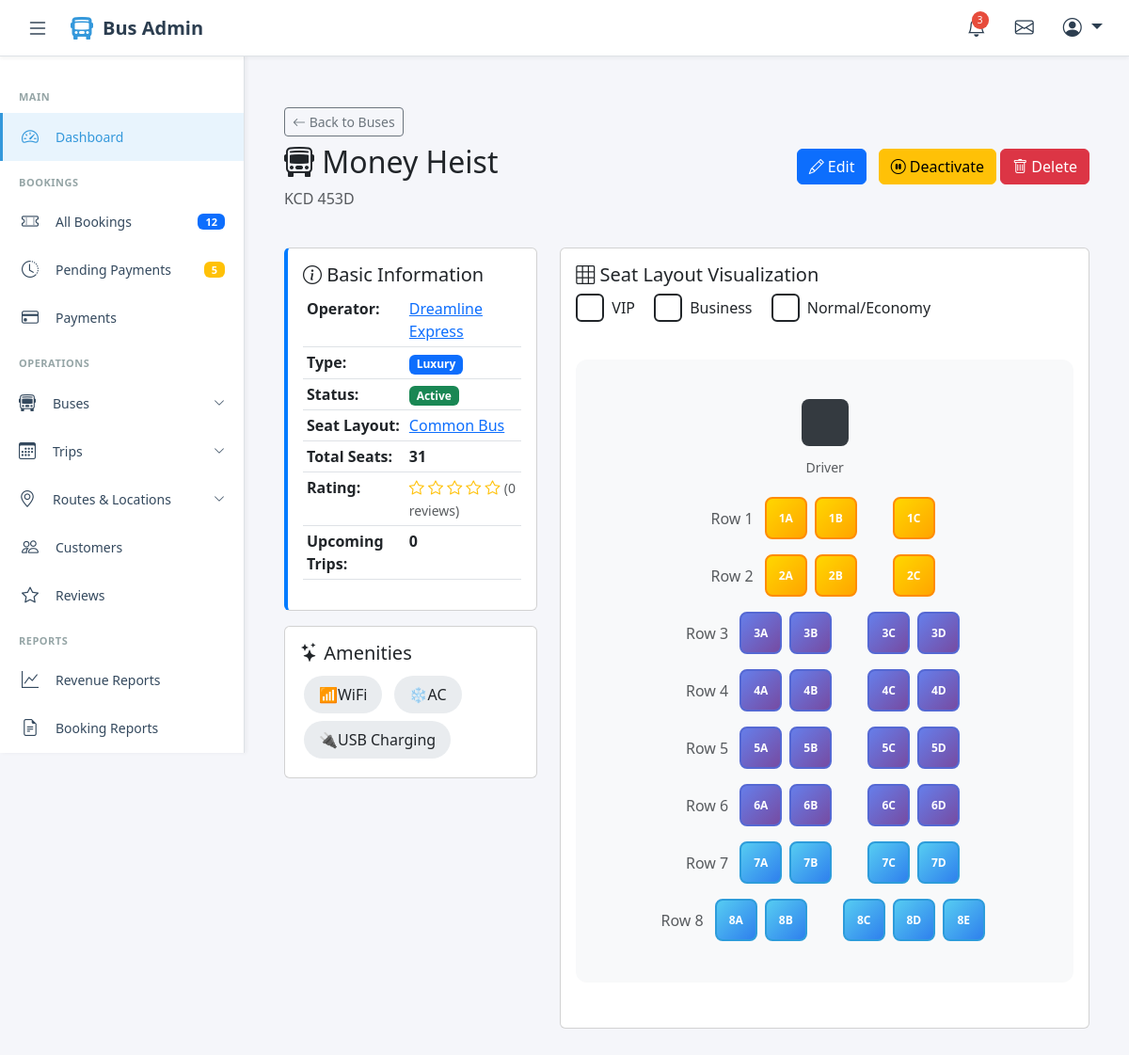
Page /buses/17/ on the committed database.
### website_application/models.py (models this page shows, shortened)
class Bus(models.Model):
    BUS_TYPE_CHOICES = [
        ('standard', 'Standard'),
        ('luxury', 'Luxury'),
        ('vip', 'VIP'),
        ('sleeper', 'Sleeper'),
    ]
    operator = models.ForeignKey(BusOperator, on_delete=models.CASCADE, related_name='buses')
    registration_number = models.CharField(max_length=50, unique=True)
    bus_name = models.CharField(max_length=200, help_text="e.g., 'Makarios X13'")
    bus_type = models.CharField(max_length=20, choices=BUS_TYPE_CHOICES)
    seat_layout = models.ForeignKey(SeatLayout, on_delete=models.PROTECT)
    amenities = models.ManyToManyField(Amenity, blank=True)
    rating = models.DecimalField(
        max_digits=3,
        decimal_places=2,
        validators=[MinValueValidator(0), MaxValueValidator(5)],
        default=0
    )
    total_ratings = models.IntegerField(default=0)
    is_active = models.BooleanField(default=True)
    created_at = models.DateTimeField(auto_now_add=True)

class BusOperator(models.Model):
    name = models.CharField(max_length=200)
    logo = models.ImageField(upload_to='operators/logos/', null=True, blank=True)
    contact_phone = models.CharField(max_length=20)
    contact_email = models.EmailField()
    description = models.TextField(blank=True)
    is_active = models.BooleanField(default=True)
    created_at = models.DateTimeField(auto_now_add=True)

class SeatLayout(models.Model):
    name = models.CharField(max_length=100, help_text="e.g., '2x2 Standard', '2x1 VIP'")
    total_rows = models.IntegerField(validators=[MinValueValidator(1)])
    seats_per_row = models.IntegerField(validators=[MinValueValidator(1)])
    total_seats = models.IntegerField()
    layout_config = models.JSONField(
        help_text="JSON configuration for seat positions, door location, etc."
    )
    image = models.ImageField(upload_to='layouts/', null=True, blank=True)

class Amenity(models.Model):
    name = models.CharField(max_length=100)
    icon = models.CharField(max_length=50, help_text="Icon class or emoji")
    description = models.TextField(blank=True)
    class Meta:
        verbose_name_plural = "Amenities"

### website_application/views.py (the view)
# urls.py: path('buses/<int:pk>/', views.bus_detail, name='bus_detail'),
def bus_detail(request, pk):
    bus = get_object_or_404(
        Bus.objects.select_related('operator', 'seat_layout').prefetch_related('amenities'),
        pk=pk
    )
    layout_config = bus.seat_layout.layout_config
    from django.utils import timezone
    upcoming_trips = bus.trips.filter(
        departure_date__gte=timezone.now().date(),
        is_active=True
    ).count()
    recent_reviews = bus.reviews.select_related('booking').order_by('-created_at')[:5]
    context = {
        'bus': bus,
        'layout_config': json.dumps(layout_config),
        'upcoming_trips': upcoming_trips,
        'recent_reviews': recent_reviews,
    }
    return render(request, 'buses/bus_detail.html', context)

### templates/buses/bus_detail.html (shortened to what this page needs)
{% extends 'admin_base.html' %}
{% load static %}
{% block content %}
<div class="container-fluid py-4">
    <div class="d-flex justify-content-between align-items-center mb-4">
        <div>
            <a href="{% url 'bus_list' %}" class="btn btn-outline-secondary btn-sm mb-2">
                <i class="bi bi-arrow-left"></i> Back to Buses
            </a>
            <h2><i class="bi bi-bus-front"></i> {{ bus.bus_name }}</h2>
            <p class="text-muted">{{ bus.registration_number }}</p>
        </div>
        <div>
            <a href="{% url 'bus_edit' bus.pk %}" class="btn btn-primary me-2">
                <i class="bi bi-pencil"></i> Edit
            </a>
            <form method="post" action="{% url 'bus_toggle_status' bus.pk %}" class="d-inline">
                {% if bus.is_active %}
                <button type="submit" class="btn btn-warning" onclick="return confirm('Deactivate this bus?')">
                    <i class="bi bi-pause-circle"></i> Deactivate
                </button>
                {% else %}
                <button type="submit" class="btn btn-success">
                    <i class="bi bi-play-circle"></i> Activate
                </button>
                {% endif %}
            </form>
            <form method="post" action="{% url 'bus_delete' bus.pk %}" class="d-inline">
                <button type="submit" class="btn btn-danger" onclick="return confirm('Are you sure you want to delete this bus?')">
                    <i class="bi bi-trash"></i> Delete
                </button>
            </form>
        </div>
    </div>
    <div class="row">
        <div class="col-lg-4">
            <div class="card info-card mb-3">
                <div class="card-body">
                    <h5 class="card-title"><i class="bi bi-info-circle"></i> Basic Information</h5>
                    <table class="table table-sm">
                        <tr>
                            <th>Operator:</th>
                            <td><a href="{% url 'operator_detail' bus.operator.pk %}">{{ bus.operator.name }}</a></td>
                        </tr>
                        <tr>
                            <th>Type:</th>
                            <td><span class="badge bg-primary">{{ bus.get_bus_type_display }}</span></td>
                        </tr>
                        <tr>
                            <th>Status:</th>
                            <td>
                                {% if bus.is_active %}
                                <span class="badge bg-success">Active</span>
                                {% else %}
                                <span class="badge bg-secondary">Inactive</span>
                                {% endif %}
                            </td>
                        </tr>
                        <tr>
                            <th>Seat Layout:</th>
                            <td><a href="{% url 'layout_detail' bus.seat_layout.pk %}">{{ bus.seat_layout.name }}</a></td>
                        </tr>
                        <tr>
                            <th>Total Seats:</th>
                            <td><strong>{{ bus.seat_layout.total_seats }}</strong></td>
                        </tr>
                        <tr>
                            <th>Rating:</th>
                            <td>
                                <div class="rating-stars">
                                    {% for i in "12345" %}
                                        {% if forloop.counter <= bus.rating %}
                                        <i class="bi bi-star-fill"></i>
                                        {% else %}
                                        <i class="bi bi-star"></i>
                                        {% endif %}
                                    {% endfor %}
                                    <span class="text-muted small">({{ bus.total_ratings }} reviews)</span>
                                </div>
                            </td>
                        </tr>
                        <tr>
                            <th>Upcoming Trips:</th>
                            <td><strong>{{ upcoming_trips }}</strong></td>
                        </tr>
                    </table>
                </div>
            </div>
            <div class="card mb-3">
                <div class="card-body">
                    <h5 class="card-title"><i class="bi bi-stars"></i> Amenities</h5>
                    {% if bus.amenities.exists %}
                        {% for amenity in bus.amenities.all %}
                        <div class="amenity-badge">
                            <span>{{ amenity.icon }}</span>
                            <span>{{ amenity.name }}</span>
                        </div>
                        {% endfor %}
                    {% else %}
                        <p class="text-muted">No amenities listed</p>
                    {% endif %}
                </div>
            </div>
        </div>
        <div class="col-lg-8">
            <div class="card">
                <div class="card-body">
                    <h5 class="card-title"><i class="bi bi-grid-3x3"></i> Seat Layout Visualization</h5>
                    <div class="mb-4">
                        <div class="legend-item">
                            <div class="legend-box vip"></div>
                            <span>VIP</span>
                        </div>
                        <div class="legend-item">
                            <div class="legend-box business"></div>
                            <span>Business</span>
                        </div>
                        <div class="legend-item">
                            <div class="legend-box normal"></div>
                            <span>Normal/Economy</span>
                        </div>
                    </div>
                    <div class="seat-layout-container">
                        <div class="text-center mb-3">
                            <div class="driver-seat">
                            </div>
                            <div><small class="text-muted">Driver</small></div>
                        </div>
                        <div id="seatLayout"></div>
                    </div>
                </div>
            </div>
        </div>
    </div>
</div>
{% endblock %}

### templates/admin_base.html (style rules this page uses)
:root { --sidebar-width: 260px; --header-height: 60px; --primary-color: #2c3e50; --secondary-color: #34495e; --accent-color: #3498db; --hover-bg: #f8f9fa; --border-color: #dee2e6; }
* { margin: 0; padding: 0; box-sizing: border-box; }
body { font-family: 'Segoe UI', Tahoma, Geneva, Verdana, sans-serif; background-color: #f5f6fa; overflow-x: hidden; }

### templates/buses/bus_detail.html (style rules this page uses)
.seat-layout-container { background: #f8f9fa; padding: 2rem; border-radius: 12px; margin: 2rem 0; }
.driver-seat { width: 50px; height: 50px; background: #343a40; border-radius: 8px; display: inline-flex; align-items: center; justify-content: center; color: white; margin: 10px; }
.legend-item { display: inline-flex; align-items: center; margin-right: 1rem; margin-bottom: 0.5rem; }
.legend-box { width: 30px; height: 30px; border-radius: 6px; margin-right: 0.5rem; border: 2px solid; }
.info-card { border-left: 4px solid #007bff; }
.amenity-badge { background: #e9ecef; padding: 0.5rem 1rem; border-radius: 20px; display: inline-flex; align-items: center; margin: 0.25rem; }
.rating-stars { color: #ffc107; }

### rows in the picture
Bus: bus_name "Money Heist", registration_number "KCD 453D", operator.name "Dreamline Express", bus_type "Luxury", seat_layout.name "Common Bus", seat_layout.total_seats "31", rating 0 (drawn), total_ratings "0"
Amenity: icon "📶", name "WiFi"
Amenity: icon "❄️", name "AC"
Amenity: icon "🔌", name "USB Charging"

### other values in the picture
{{ upcoming_trips }} "0"
